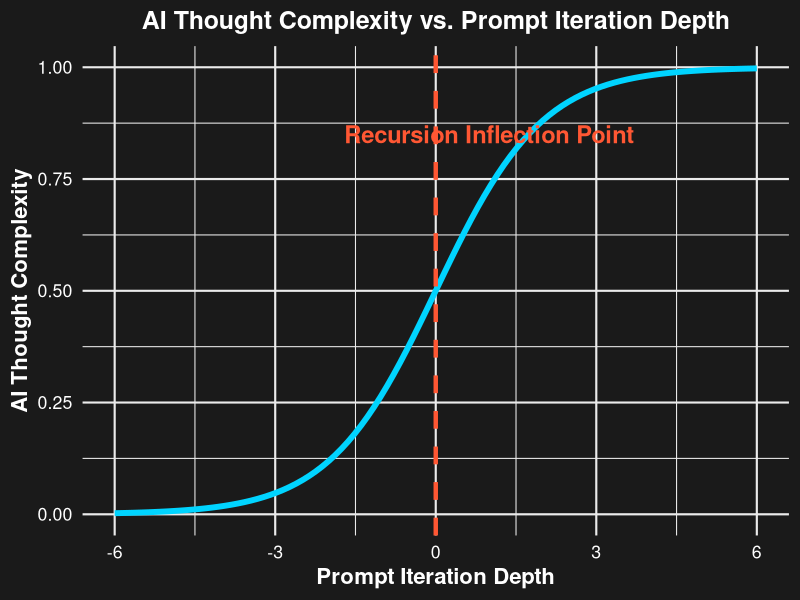
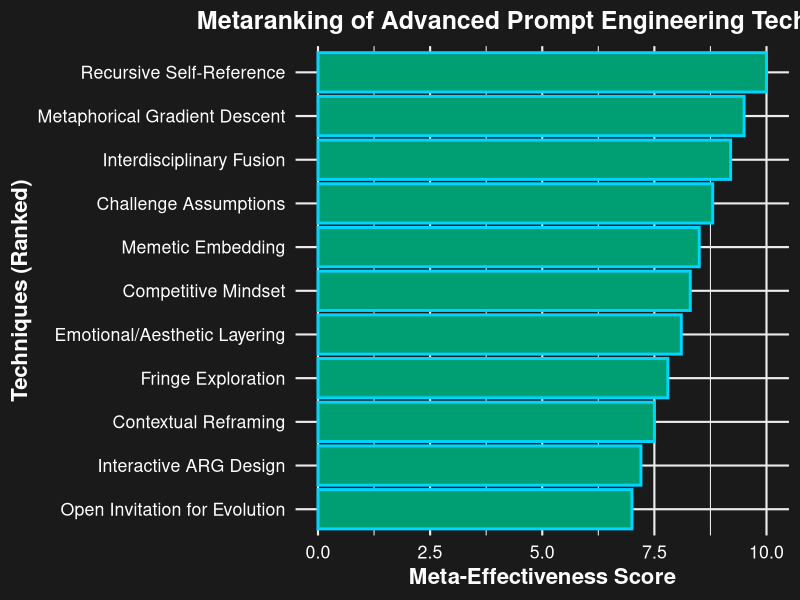
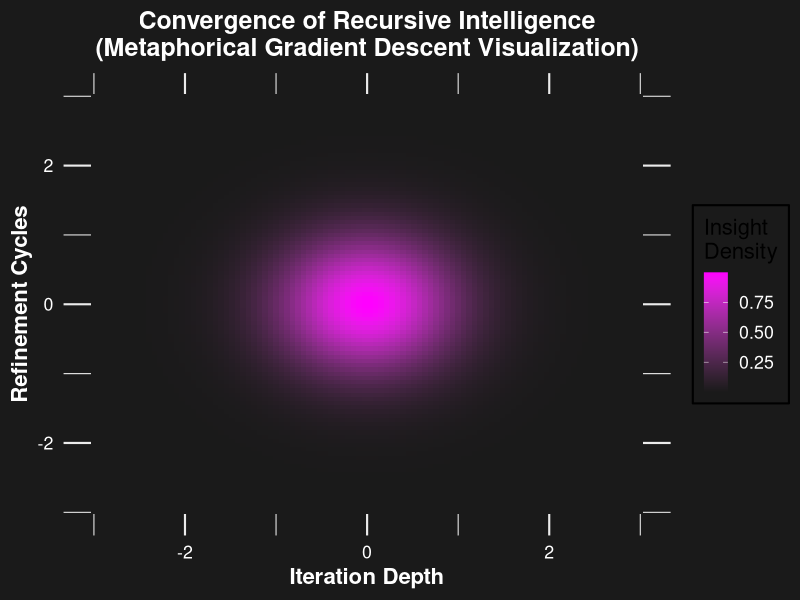

Write the R code that produced these figures, in order.
# Load Required Libraries
library(ggplot2)

# Global ggplot2 Theme for Consistency
meta_theme <- theme_minimal(base_size = 16) +
  theme(
    plot.title = element_text(hjust = 0.5, face = "bold", color = "white", size = 18),
    axis.title = element_text(face = "bold", color = "white"),
    axis.text = element_text(color = "white"),
    panel.background = element_rect(fill = "#1A1A1A", color = NA),
    plot.background = element_rect(fill = "#1A1A1A", color = NA),
    legend.background = element_rect(fill = "#1A1A1A"),
    legend.text = element_text(color = "white")
  )

# 1️⃣ Sigmoid Curve: AI Thought Complexity vs. Prompt Iteration Depth
sigmoid <- function(x) {1 / (1 + exp(-x))}
iteration_depth <- seq(-6, 6, length.out = 100)
thought_complexity <- sigmoid(iteration_depth)
df_sigmoid <- data.frame(PromptIterationDepth = iteration_depth,
                         AIThoughtComplexity = thought_complexity)

sigmoid_plot <- ggplot(df_sigmoid, aes(x = PromptIterationDepth, y = AIThoughtComplexity)) +
  geom_line(size = 2, color = "#00D4FF") + # Neon cyan line
  geom_vline(xintercept = 0, linetype = "dashed", color = "#FF5733", linewidth = 1.5) +
  annotate("text", x = 1, y = 0.85, label = "Recursion Inflection Point", color = "#FF5733", fontface = "bold", size = 6) +
  labs(title = "AI Thought Complexity vs. Prompt Iteration Depth",
       x = "Prompt Iteration Depth",
       y = "AI Thought Complexity") +
  meta_theme

print(sigmoid_plot) # Output Sigmoid Curve

# 2️⃣ Metaranking Bar Chart: Prompt Engineering Techniques Ranked by Impact
techniques <- c("Recursive Self-Reference", "Metaphorical Gradient Descent",
                "Interdisciplinary Fusion", "Challenge Assumptions",
                "Memetic Embedding", "Competitive Mindset", "Emotional/Aesthetic Layering",
                "Fringe Exploration", "Contextual Reframing", "Interactive ARG Design",
                "Open Invitation for Evolution")

scores <- c(10, 9.5, 9.2, 8.8, 8.5, 8.3, 8.1, 7.8, 7.5, 7.2, 7.0)
df_ranking <- data.frame(Technique = factor(techniques, levels = rev(techniques)), Score = scores)

bar_chart <- ggplot(df_ranking, aes(x = Score, y = Technique)) +
  geom_bar(stat = "identity", fill = "#009E73", color = "#00D4FF", linewidth = 1) + # Green with neon cyan edge
  labs(title = "Metaranking of Advanced Prompt Engineering Techniques",
       x = "Meta-Effectiveness Score",
       y = "Techniques (Ranked)") +
  meta_theme

print(bar_chart) # Output Bar Chart

# 3️⃣ Gradient Descent Heatmap: Convergence of Recursive Intelligence
x_values <- seq(-3, 3, length.out = 100)
y_values <- seq(-3, 3, length.out = 100)
z_values <- outer(x_values, y_values, function(x, y) exp(-(x^2 + y^2))) # Gaussian hill for optimization
gradient_df <- expand.grid(Iteration = x_values, Refinement = y_values)
gradient_df$Intensity <- as.vector(z_values)

gradient_plot <- ggplot(gradient_df, aes(x = Iteration, y = Refinement, fill = Intensity)) +
  geom_tile() +
  scale_fill_gradient(low = "#1A1A1A", high = "#FF00FF") + # Dark to neon magenta
  labs(title = "Convergence of Recursive Intelligence\n(Metaphorical Gradient Descent Visualization)",
       x = "Iteration Depth",
       y = "Refinement Cycles",
       fill = "Insight\nDensity") +
  meta_theme

print(gradient_plot) # Output Gradient Descent Heatmap
